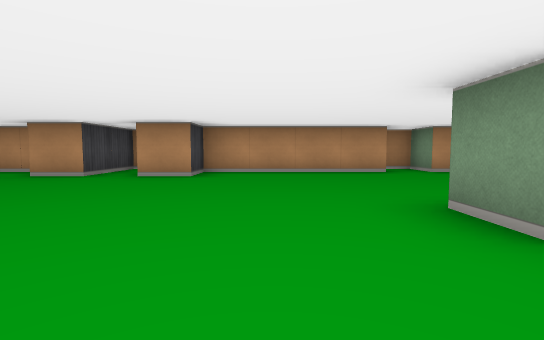
[1] (above)

16 first-person views from a walk through a cub3D maze. The camera is about half as high as the walls, tilts 4° down and sees 85° across. The floor is counted in squares. Each view is taken from the middle of a square. On the plan, view 1 faces up. The plan holds only what a view shows up to about 9 squares ahead; the rest is blank.

[2]
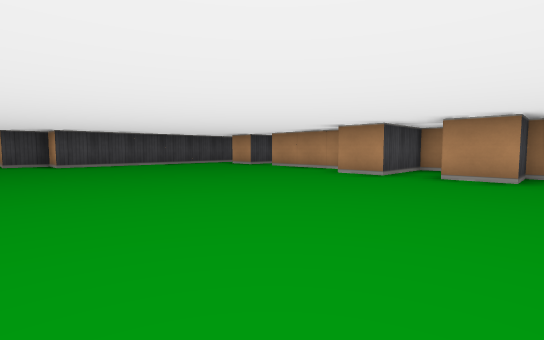

[3]
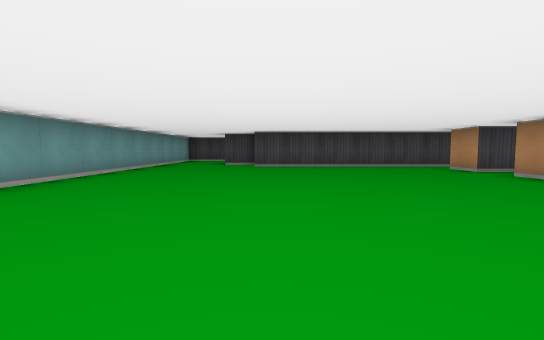

[4]
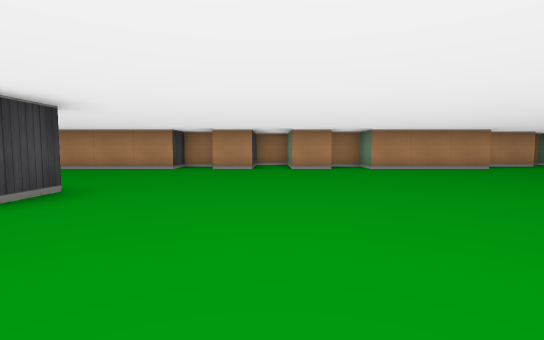

[5]
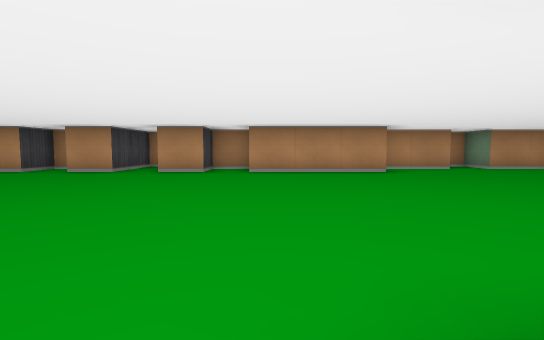

[6]
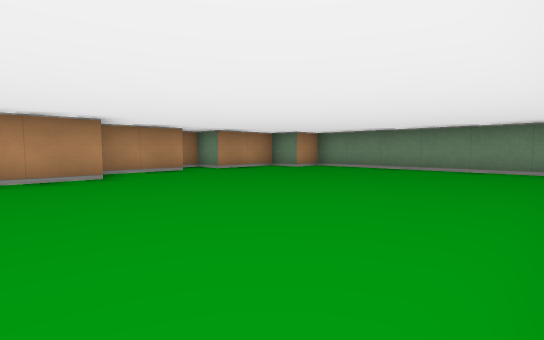

[7]
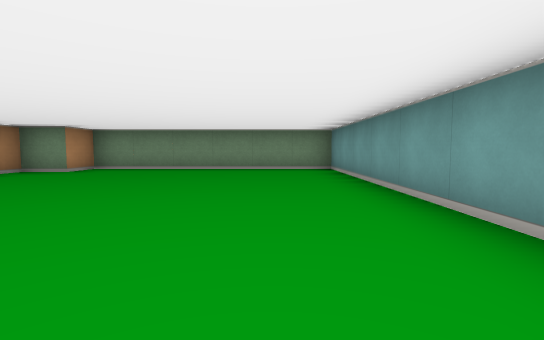

[8]
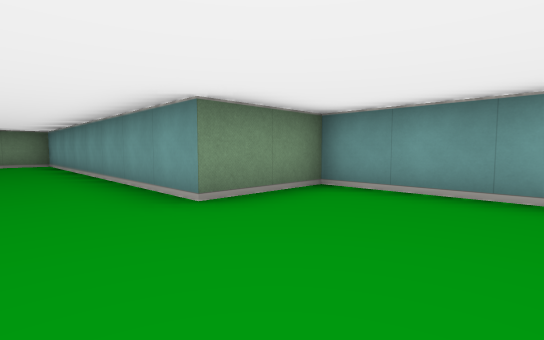

[9]
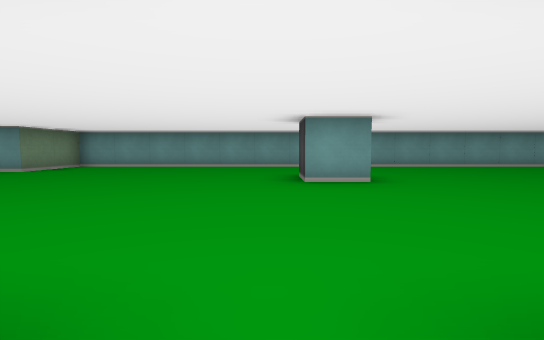

[10]
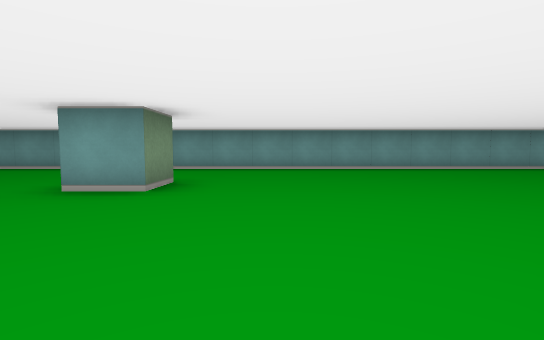

[11]
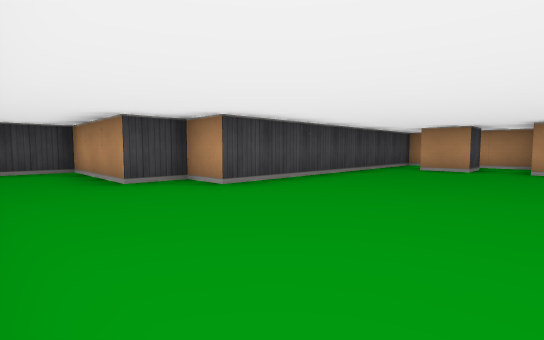

[12]
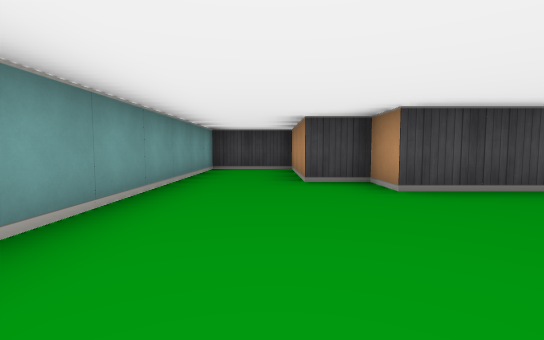

[13]
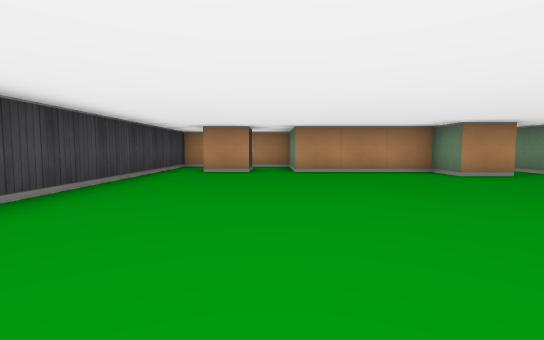

[14]
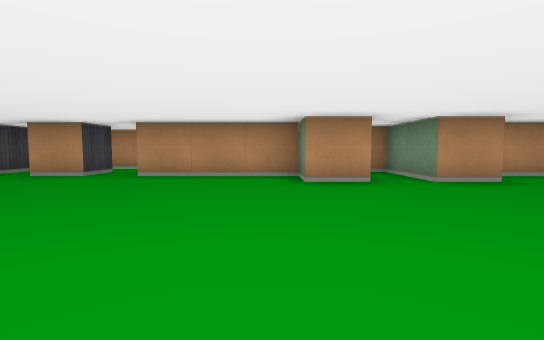

[15]
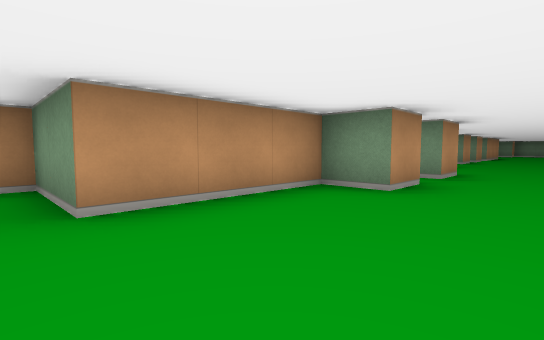

[16]
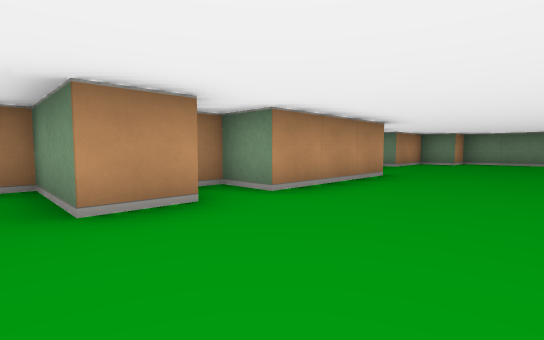

### Floor plan
Points are (right, up) in squares from view 1. A wall is a line through its corners. A room is listed if a view was taken in it or the views show most of it. See-through windows are left out.
Room 1 (views 1, 2, 3, 4, 5, 6, 7, 8, 9, 10, 11, 12, 13, 14, 15, 16)
walls: (1.5, 1.5) (1.5, 2.5) (2.5, 2.5) (2.5, 1.5); (10.6, 6.5) (7.5, 6.5) (7.5, 7.5) (6.5, 7.5) (6.5, 6.5) (5.5, 6.5) (5.5, 8.5) (4.5, 8.5) (4.5, 6.5) (3.5, 6.5) (3.5, 7.5) (2.5, 7.5) (2.5, 6.5) (-1.5, 6.5) (-1.5, 5.5) (-2.5, 5.5) (-2.5, 7.5) (-3.5, 7.5) (-3.5, 5.5) (-4.5, 5.5) (-4.5, 6.5) (-7.5, 6.5) (-7.5, 8.5) (-10.5, 8.5) (-10.5, 1.5) (-11.5, 1.5) (-11.5, 0.5) (-14.5, 0.5) (-14.5, -1.5) (8.5, -1.5) (8.5, 0.5) (16.5, 0.5) (16.5, 6.5) (15.5, 6.5) (15.5, 7.5) (13.5, 7.5) (13.5, 8.5) (13, 8.5); (-8.5, 7.5) (-8.5, 6.5) (-9.5, 6.5); (12.6, 7.5) (10.8, 7.5)

Where each view was taken, in squares from view 1:
view 1: 0 up, 0 right, facing up
view 2: 0 up, 1 left, facing up-left
view 3: 2 up, 2 left, facing left
view 4: 1 down, 5 right, facing up
view 5: 0 up, 8 right, facing up
view 6: 1 up, 9 right, facing up-right
view 7: 2 up, 9 right, facing right
view 8: 2 up, 6 right, facing down-right
view 9: 7 up, 3 right, facing down
view 10: 6 up, 0 right, facing down
view 11: 1 down, 7 left, facing up-left
view 12: 0 up, 7 left, facing left
view 13: 0 up, 8 left, facing up
view 14: 1 up, 5 left, facing up
view 15: 4 up, 8 left, facing up-right
view 16: 4 up, 5 right, facing up-right
